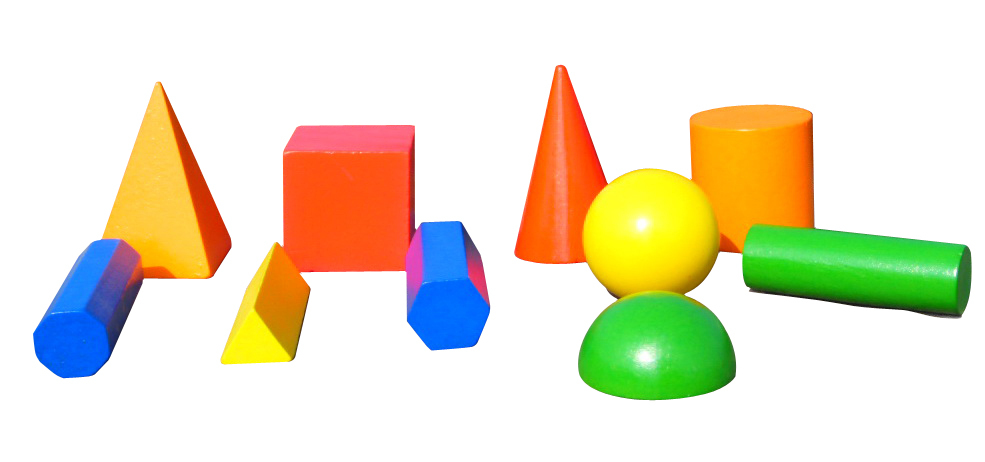
#> input picture opencv/2-Features/1-detection/formas.jpg, 985 x 462 px
$ python 2-shi-tomasi.py
#> lines starting #> are read from the running program, lines starting #| are printed output that depends on the picture; after the words box and inside, x2 and y2 are one past the last pixel; in counts of white or black regions, pixels touching at a corner belong together
import numpy as np
import cv2
from matplotlib import pyplot as plt

img = cv2.imread('formas.jpg')
#> img is the input picture: shape (462, 985, 3); mean B, G, R 201, 225.9, 231.8
gray = cv2.cvtColor(img,cv2.COLOR_BGR2GRAY)
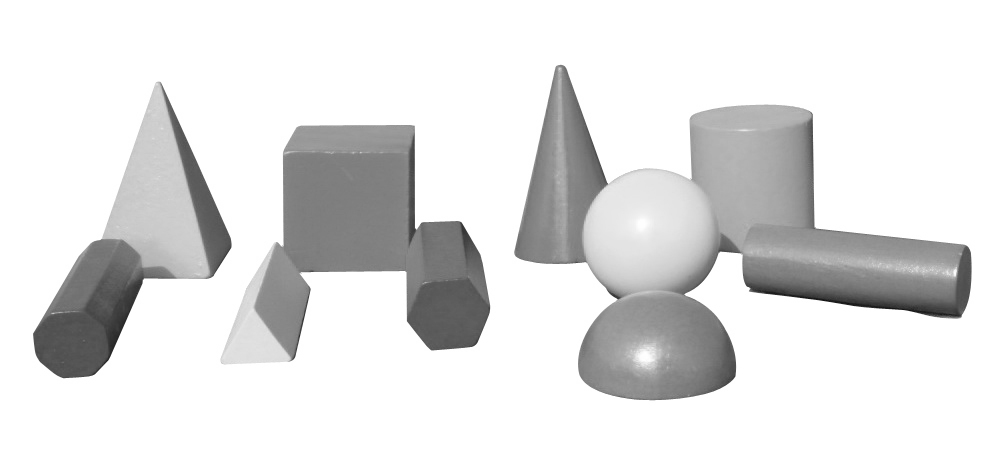
#> gray: shape (462, 985); min 14, max 255, mean 224.9

corners = cv2.goodFeaturesToTrack(gray,25,0.01,10)
#> corners = 25 rows, first 8: [750, 290], [416, 228], [685, 294], [607, 184], [144, 279], [960, 316], [616, 300], [282, 245]
corners = np.int0(corners)

for i in corners:
    x,y = i.ravel()
    cv2.circle(img,(x,y),3,255,-1)
#> this loop made 25 passes
#> (x, y) on passes 1 to 12: (750, 290), (416, 228), (685, 294), (607, 184), (144, 279), (960, 316), (616, 300), (282, 245), (291, 359), (300, 273), (405, 272), (414, 126)
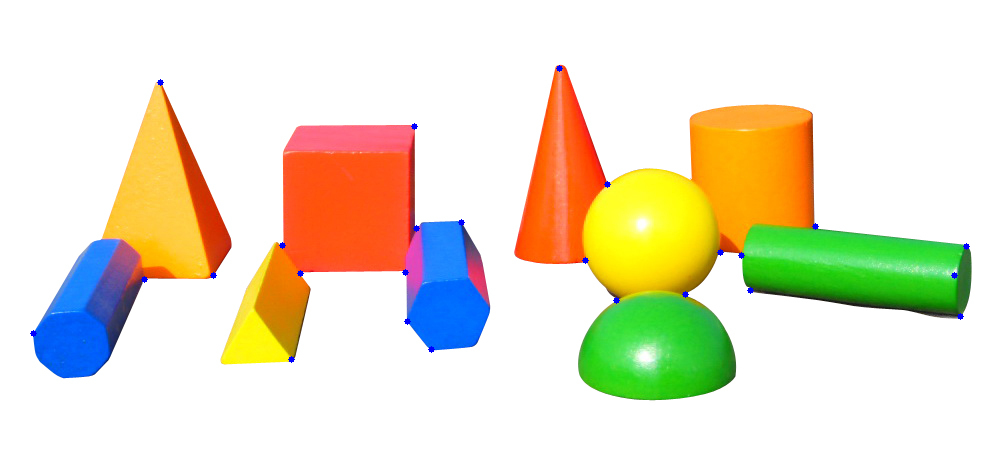
#> img: shape (462, 985, 3); 0.16% of pixels changed, all inside (x1, y1, x2, y2) = (30, 65, 970, 363)

cv2.imshow('dst',img)
if cv2.waitKey(0) & 0xff == 27:
#> (key Esc is pressed here)
    cv2.destroyAllWindows()

$ run again, with opencv/2-Features/1-detection/chessboard.jpg copied over opencv/2-Features/1-detection/formas.jpg
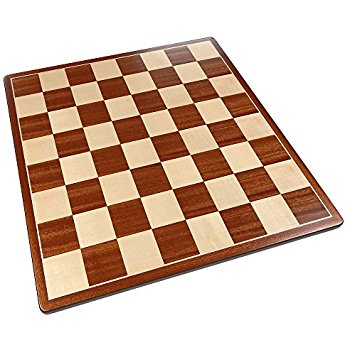
#> input picture opencv/2-Features/1-detection/chessboard.jpg, 350 x 350 px
#> img is the input picture: shape (350, 350, 3); mean B, G, R 173.5, 189.2, 213.2
#> `gray = cv2.cvtColor(img,cv2.COLOR_BGR2GRAY)`:
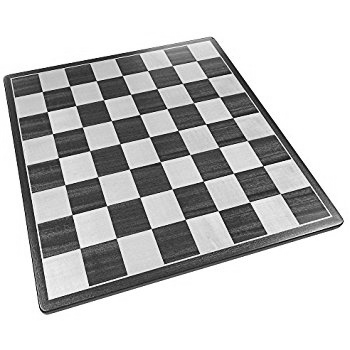
#> gray: shape (350, 350); min 1, max 255, mean 194.6
#> corners = 25 rows, first 8: [218, 211], [205, 182], [53, 133], [233, 118], [263, 165], [167, 109], [159, 161], [151, 229]
#> the loop `for i in corners:` made 25 passes
#> after the loop `for i in corners:`:
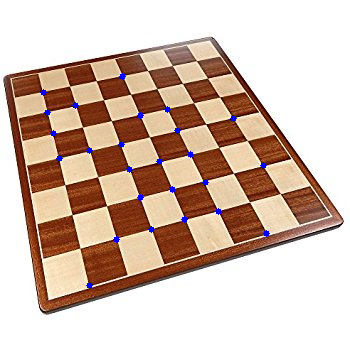
#> img: shape (350, 350, 3); 0.59% of pixels changed, all inside (x1, y1, x2, y2) = (40, 73, 270, 289)
